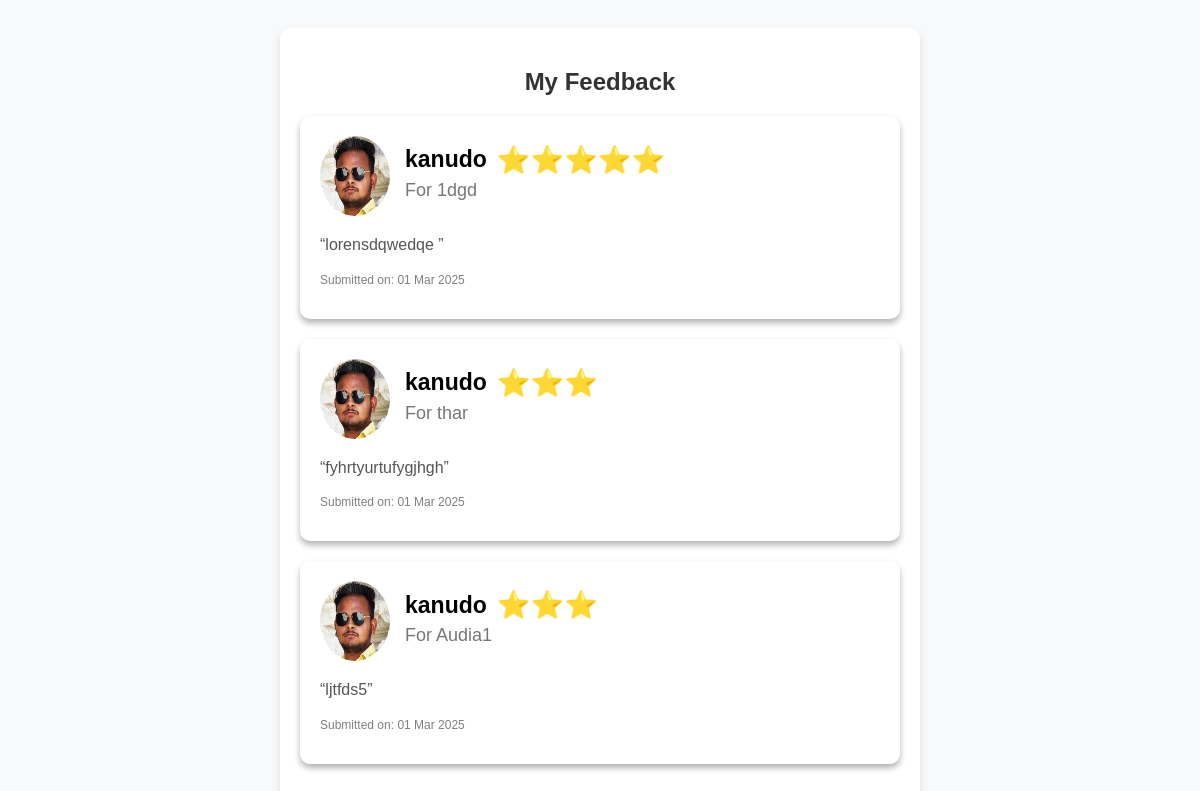
The app's page /my_feedback.php (signed in) with its own data.
### tables this page shows
CREATE TABLE IF NOT EXISTS `feedback` (
  `fid` int NOT NULL AUTO_INCREMENT,
  `uid` int NOT NULL,
  `vid` int NOT NULL,
  `rating` int DEFAULT NULL,
  `comment` text,
  `created_at` timestamp NULL DEFAULT CURRENT_TIMESTAMP,
  PRIMARY KEY (`fid`)
);

CREATE TABLE IF NOT EXISTS `reguser` (
  `uid` int NOT NULL AUTO_INCREMENT,
  `profile_picture` varchar(255) NOT NULL,
  `name` varchar(50) NOT NULL,
  `mnumber` bigint NOT NULL,
  `email` varchar(50) NOT NULL,
  `password` varchar(255) NOT NULL,
  `DOB` date NOT NULL,
  `gender` varchar(255) NOT NULL,
  `state` varchar(255) NOT NULL,
  `address_type` varchar(255) NOT NULL,
  `pincode` bigint DEFAULT NULL,
  `address` varchar(255) NOT NULL,
  `aadhar_number` int NOT NULL,
  `aadhar_file` varchar(100) NOT NULL,
  `license_number` varchar(100) NOT NULL,
  `license_file` varchar(100) NOT NULL,
  `token` varchar(255) DEFAULT NULL,
  `reset_otp` varchar(255) DEFAULT NULL,
  `reset_expiry` datetime DEFAULT NULL,
  `is_verified` tinyint(1) DEFAULT NULL,
  `created_at` timestamp NOT NULL DEFAULT CURRENT_TIMESTAMP,
  PRIMARY KEY (`uid`)
);

CREATE TABLE IF NOT EXISTS `car_list` (
  `vid` int NOT NULL AUTO_INCREMENT,
  `cname` varchar(255) NOT NULL,
  `modal` int NOT NULL,
  `chprice` int NOT NULL,
  `price` int NOT NULL,
  `no_plate` varchar(255) NOT NULL,
  `brand` varchar(255) NOT NULL,
  `image` varchar(255) NOT NULL,
  `seat` int NOT NULL,
  `fual` varchar(255) NOT NULL,
  `door` int NOT NULL,
  `en_power` varchar(255) NOT NULL,
  `en_type` varchar(255) NOT NULL,
  `break_type` varchar(255) NOT NULL,
  `fual_capacity` int NOT NULL,
  `mileage` int NOT NULL,
  `status` int NOT NULL,
  `accessories` varchar(255) NOT NULL,
  PRIMARY KEY (`vid`)
);

### my_feedback.php (the view, shortened to what this page needs)
<?php
include "include/config.php";
$user_id = $_SESSION['userid'];
$sql = "SELECT f.rating, f.comment, f.created_at, c.cname, u.name, u.profile_picture
        FROM feedback f
        JOIN car_list c ON f.vid = c.vid
        JOIN reguser u ON f.uid = u.uid
        WHERE f.uid = $user_id
        ORDER BY f.created_at DESC";
$result = mysqli_query($conn, $sql);
?>
<!DOCTYPE html>
<html lang="en">
<head>
</head>
<body>
<div class="container">
    <h2>My Feedback</h2>
    <?php if (mysqli_num_rows($result) > 0) {
        while ($row = mysqli_fetch_assoc($result)) { ?>
            <div class="testimonial-card">
                <div class="testimonial-header">
                    <img src="<?php echo $row['profile_picture']; ?>" alt="Atalia Helena" class="avatar">
                    <div>
                        <div class="name-and-stars">
                            <h3 class="name"><?php echo $row['name']; ?></h3>
                            <span class="stars"><?php echo str_repeat("⭐", $row['rating']); ?></span>
                        </div>
                        <p class="role">For <?php echo $row['cname'];?></p>
                    </div>
                </div>
                <p class="testimonial-text">“<?php echo $row['comment']; ?>”</p>
                <p class="date">Submitted on: <?php echo date("d M Y", strtotime($row['created_at'])); ?></p>
            </div>
    <?php } } else { ?>
        <p>No feedback given yet.</p>
    <?php } ?>
</div>
</body>
</html>

### my_feedback.php (style rules this page uses)
body { font-family: 'Poppins', sans-serif; background: #f8f9fa; text-align: center; padding: 20px; }
.container { max-width: 600px; margin: 0 auto; background: white; padding: 20px; border-radius: 10px; box-shadow: 0px 4px 10px rgba(0, 0, 0, 0.1); }
h2 { color: #333; }
.date { font-size: 12px; color: gray; }
.testimonial-card { background: #fff; margin: 20px auto; padding: 20px; border-radius: 10px; box-shadow: 0 4px 6px rgba(0, 0, 0, 0.3); max-width: 600px; text-align: left; }
.testimonial-header { display: flex; margin-bottom: 15px; }
.avatar { width: 70px; height: 80px; border-radius: 50%; margin-right: 15px; }
.name-and-stars { margin-top: 8px; display: flex; align-items: center; gap: 10px; }
.name { color: black; margin: 0; font-size: 23px; font-weight: bold; }
.role { margin: 0; color: #777; font-size: 18px; line-height: 29px; }
.testimonial-text { font-size: 16px; color: #555; line-height: 1.6; margin-bottom: 15px; }
.stars { color: #f5c518; font-size: 27px; }

### records on screen
feedback: uid.profile_picture (picture), uid.name "kanudo", rating "⭐⭐⭐⭐⭐", vid.cname "1dgd", comment "lorensdqwedqe", created_at "01 Mar 2025"
feedback: uid.profile_picture (picture), uid.name "kanudo", rating "⭐⭐⭐", vid.cname "thar", comment "fyhrtyurtufygjhgh", created_at "01 Mar 2025"
feedback: uid.profile_picture (picture), uid.name "kanudo", rating "⭐⭐⭐", vid.cname "Audia1", comment "ljtfds5", created_at "01 Mar 2025"
